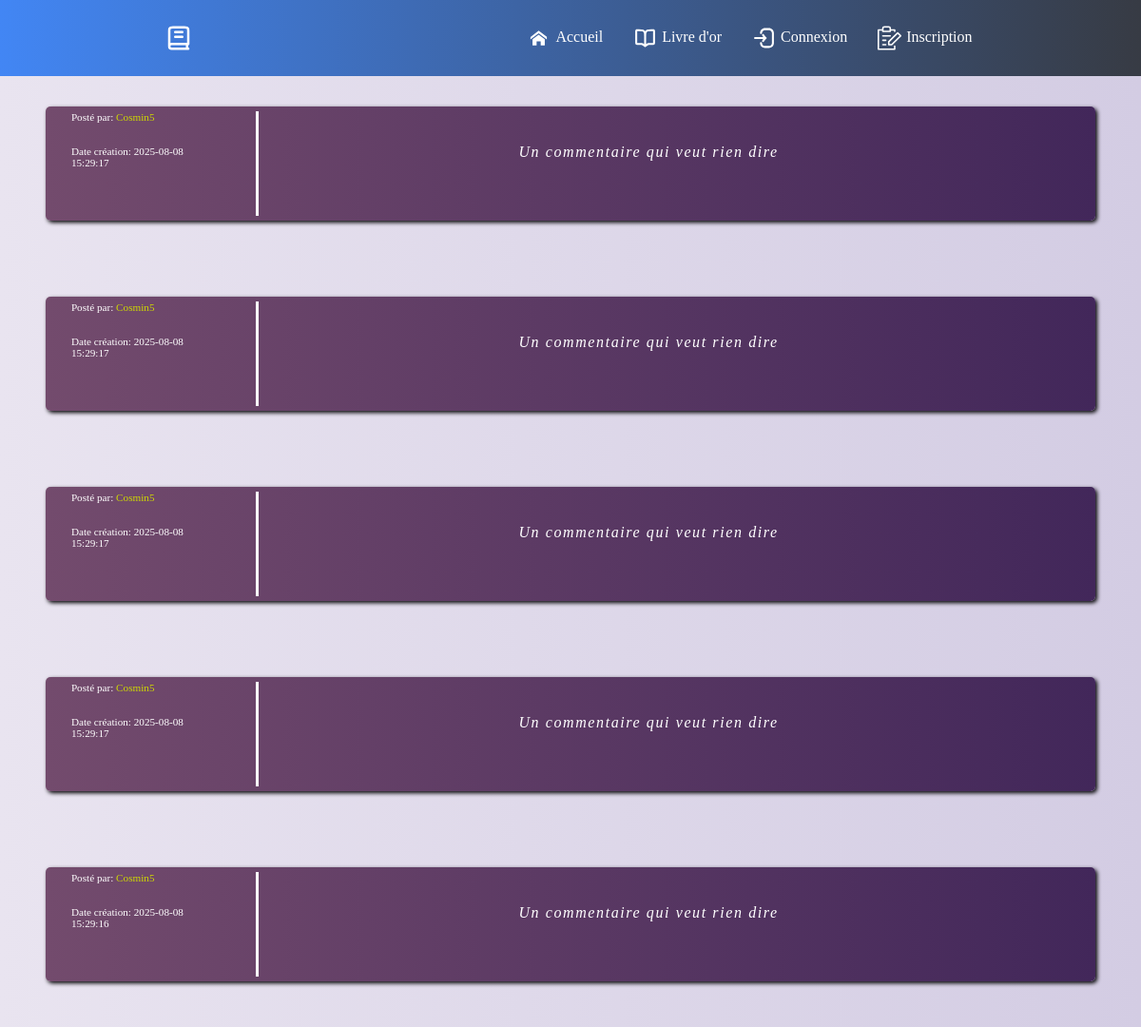
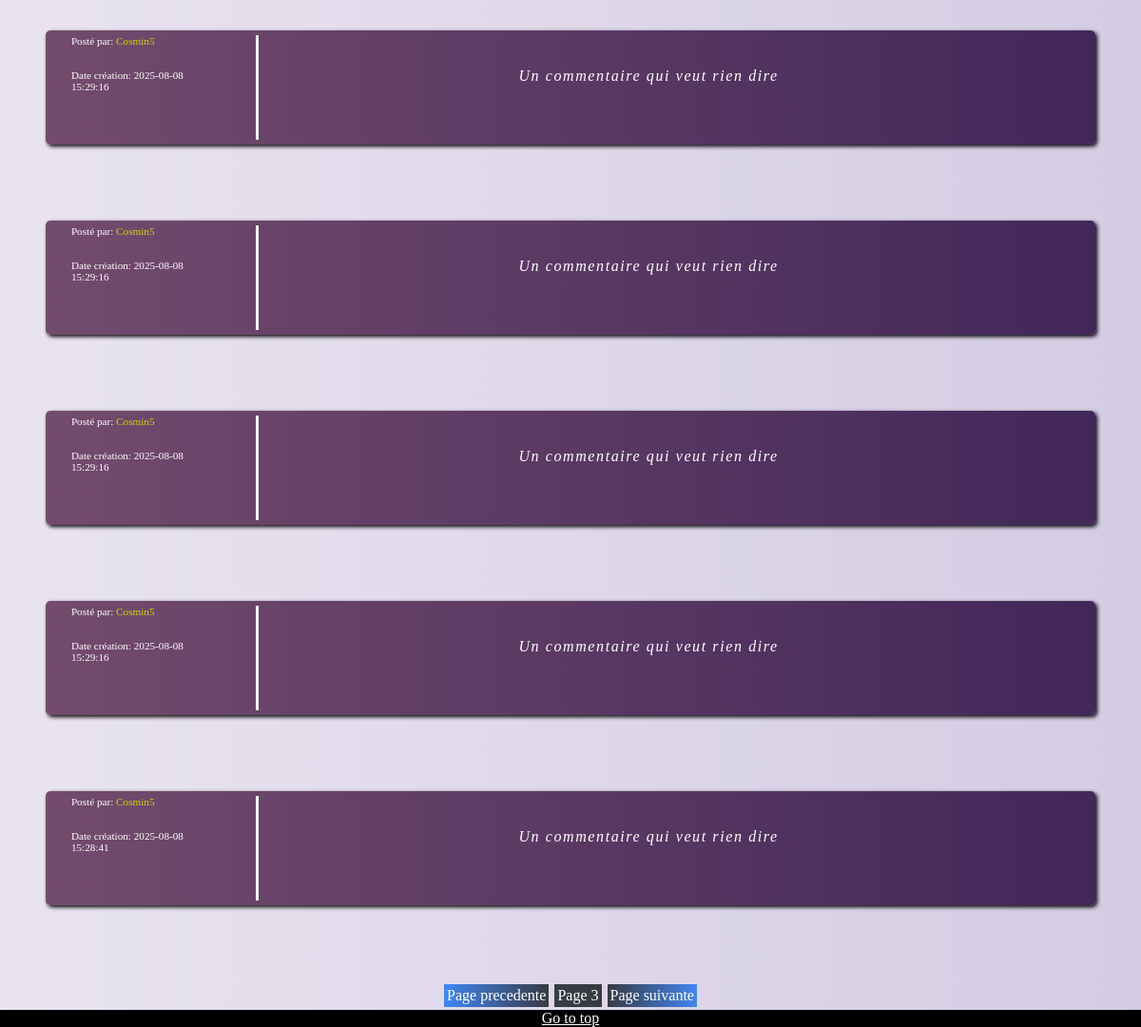
The app's page /livre-or.php?page=3 with its own data (2 pictures, top to bottom).
### tables this page shows
CREATE TABLE IF NOT EXISTS `commentaires` (
  `id` int UNSIGNED NOT NULL AUTO_INCREMENT,
  `commentaire` text NOT NULL,
  `id_utilisateur` int UNSIGNED NOT NULL,
  `date` datetime NOT NULL DEFAULT CURRENT_TIMESTAMP,
  PRIMARY KEY (`id`)
);

CREATE TABLE IF NOT EXISTS `utilisateurs` (
  `id` int UNSIGNED NOT NULL AUTO_INCREMENT,
  `login` varchar(255) NOT NULL,
  `password` varchar(255) NOT NULL,
  PRIMARY KEY (`id`),
  UNIQUE KEY `login` (`login`)
);

### model.php (called while the page is built, shortened)
<?php
if (file_exists("config.php"))
    include "config.php";
else {
    $server = "localhost";
    $user = "root";
    $password = "";
    $database = "livreor";
}
function connect_database()
{
    global $server, $user, $password, $database;
    $conn = new mysqli($server, $user, $password, $database);
    return $conn;
}
function sql_exec(string $sql, object $conn)
{
    try {
        $result = $conn->query($sql);
    } catch (mysqli_sql_exception $e) {
        echo 'Error: ' . $conn->error;
    }
    return $result;
}
function get_commentaires(int $offset = 0, int $amount = 0, $user_id = null): array
{
    $conn = connect_database();
    if (!$conn = connect_database())
        return ["ok" => false, "message" => "Database connection failed", "data" => []];
    $sql = "SELECT date, login, commentaire, commentaires.id AS id FROM commentaires INNER JOIN utilisateurs on commentaires.id_utilisateur=utilisateurs.id";
    $sql .= " ORDER BY date DESC ";
    if ($amount > 0)
        $sql .= " LIMIT " . $amount . " OFFSET " . $offset . ";";
    else if ($offset > 0)
        $sql .= "OFFSET " . $offset . ";";
    $result = sql_exec($sql, $conn);
    $result = $result->fetch_all(MYSQLI_ASSOC);
    return ["ok" => true, "message" => "Data succesfully retrieved", "data" => $result];
}
function get_comment_number()
{
    $conn = connect_database();
    if (!$conn = connect_database())
        return ["ok" => false, "message" => "Database connection failed", "data" => 0];
    $sql = "SELECT count(*) as nb FROM commentaires";
    $result = sql_exec($sql, $conn);
    $result = $result->fetch_assoc();
    return ["ok" => true, "message" => "Data succesfully retrieved", "data" => $result["nb"]];
}

### templates/livre-or-main.php (the view, shortened to what this page needs)
<main>
    <?php foreach ($data as $comment) {
    ?>
        <div class="comment-card">
            <div class="comment-info">
                <p>Posté par: <span class="comment-info-user"><?php echo $comment['login']; ?></span></p>
                <p>Date création: <?php echo $comment['date']; ?></p>
            </div>
            <div class="comment-content">
                <p>
                    <?php echo $comment['commentaire']; ?>
                </p>
            </div>
        </div>
    <?php } ?>
    <div class="page-menu">
        <?php
        if ((int) $_GET["page"] !== 1)
            echo "<a class='button-prev-page' href=\"?page=" . (int) $_GET["page"] - 1 . "\">Page precedente</a>";
        echo "<p class='button-current-page'>Page " . $_GET["page"] . "</p>";
        if ((int) $_GET["page"] !== $page_number)
            echo "<a class='button-next-page' href=\"?page=" . (int) $_GET["page"] + 1 . "\">Page suivante</a>";
        ?>
    </div>
</main>

### assets/css/main.css (style rules this page uses)
* { margin: 0; padding: 0; box-sizing: border-box; }
body { width: 100vw; overflow-x: hidden; background: #D3CCE3; background: -webkit-linear-gradient(to right, #E9E4F0, #D3CCE3); background: linear-gradient(to right, #E9E4F0, #D3CCE3); min-height: 100vh; display: flex; flex-direction: column; }
main { padding-top: 2vh; background: #D3CCE3; background: -webkit-linear-gradient(to right, #E9E4F0, #D3CCE3); background: linear-gradient(to right, #E9E4F0, #D3CCE3); padding-left: 3vw; padding-right: 3vw; flex: 1; }
main p, main ul { margin-bottom: 3vh; }
.page-menu { display: flex; justify-content: center; }
.page-menu * { margin: 3px; }
.page-menu > p, .page-menu > a { padding: 3px; color: white; text-decoration: none; }
.button-prev-page { background: #373B44; background: -webkit-linear-gradient(to right, #4286f4, #373B44); background: linear-gradient(to right, #4286f4, #373B44); }
.button-next-page { background: #373B44; background: -webkit-linear-gradient(to left, #4286f4, #373B44); background: linear-gradient(to left, #4286f4, #373B44); }
.button-current-page { background: #373B44; }
.comment-card { position: sticky; top: 0; background: #42275a; background: -webkit-linear-gradient(to right, #734b6d, #42275a); background: linear-gradient(to right, #734b6d, #42275a); border-radius: 5px; margin-top: 2vh; margin-bottom: 10vh; margin-left: 1vw; width: 92vw; padding: 5px; display: flex; min-height: 15vh; box-shadow: #010002 2px 2px 4px; color: white; }
.comment-info { width: 20%; padding-right: 5%; padding-left: 2%; display: flex; flex-direction: column; align-items: left; border-right: 3px solid white; font-size: 0.7rem; }
.comment-info-user { color: rgb(205, 216, 2); }
.comment-content { width: 75%; display: flex; justify-content: center; align-items: center; }
.comment-content > p { letter-spacing: 0.1rem; font-weight: 500; font-style: italic; text-align: center; }

### records on screen
commentaires: id_utilisateur.login "Cosmin5", date "2025-08-08 15:29:17", commentaire "Un commentaire qui veut rien dire"
commentaires: id_utilisateur.login "Cosmin5", date "2025-08-08 15:29:17", commentaire "Un commentaire qui veut rien dire"
commentaires: id_utilisateur.login "Cosmin5", date "2025-08-08 15:29:17", commentaire "Un commentaire qui veut rien dire"
commentaires: id_utilisateur.login "Cosmin5", date "2025-08-08 15:29:17", commentaire "Un commentaire qui veut rien dire"
commentaires: id_utilisateur.login "Cosmin5", date "2025-08-08 15:29:16", commentaire "Un commentaire qui veut rien dire"
commentaires: id_utilisateur.login "Cosmin5", date "2025-08-08 15:29:16", commentaire "Un commentaire qui veut rien dire"
commentaires: id_utilisateur.login "Cosmin5", date "2025-08-08 15:29:16", commentaire "Un commentaire qui veut rien dire"
commentaires: id_utilisateur.login "Cosmin5", date "2025-08-08 15:29:16", commentaire "Un commentaire qui veut rien dire"
commentaires: id_utilisateur.login "Cosmin5", date "2025-08-08 15:29:16", commentaire "Un commentaire qui veut rien dire"
commentaires: id_utilisateur.login "Cosmin5", date "2025-08-08 15:28:41", commentaire "Un commentaire qui veut rien dire"

### other values on screen
$_GET["page"] "3"
